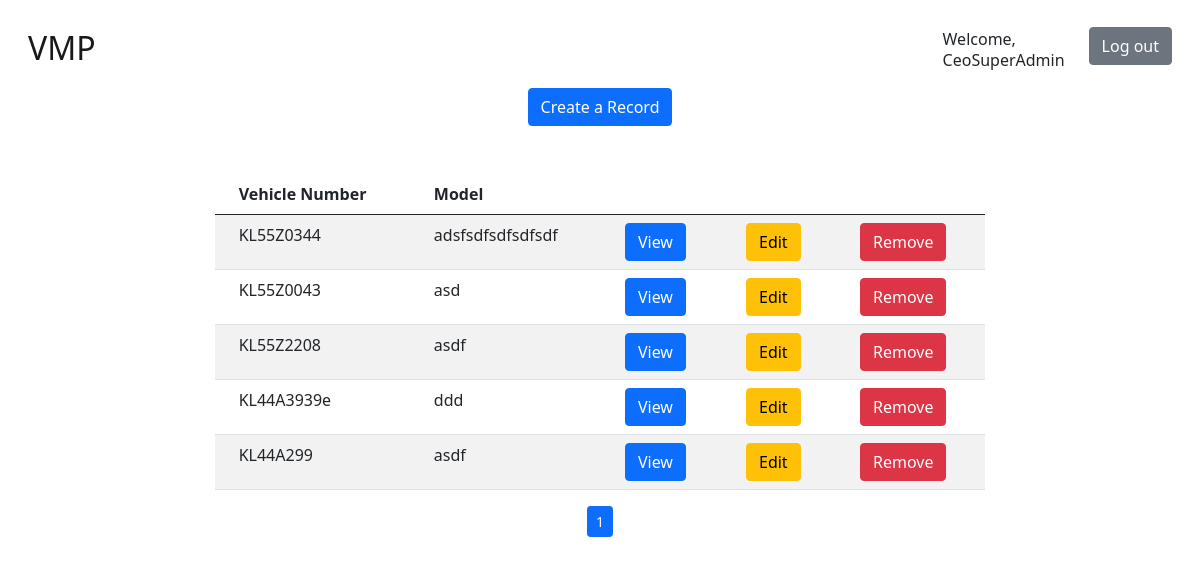
Page /home/?page=2 (signed in) on the earlier database version.
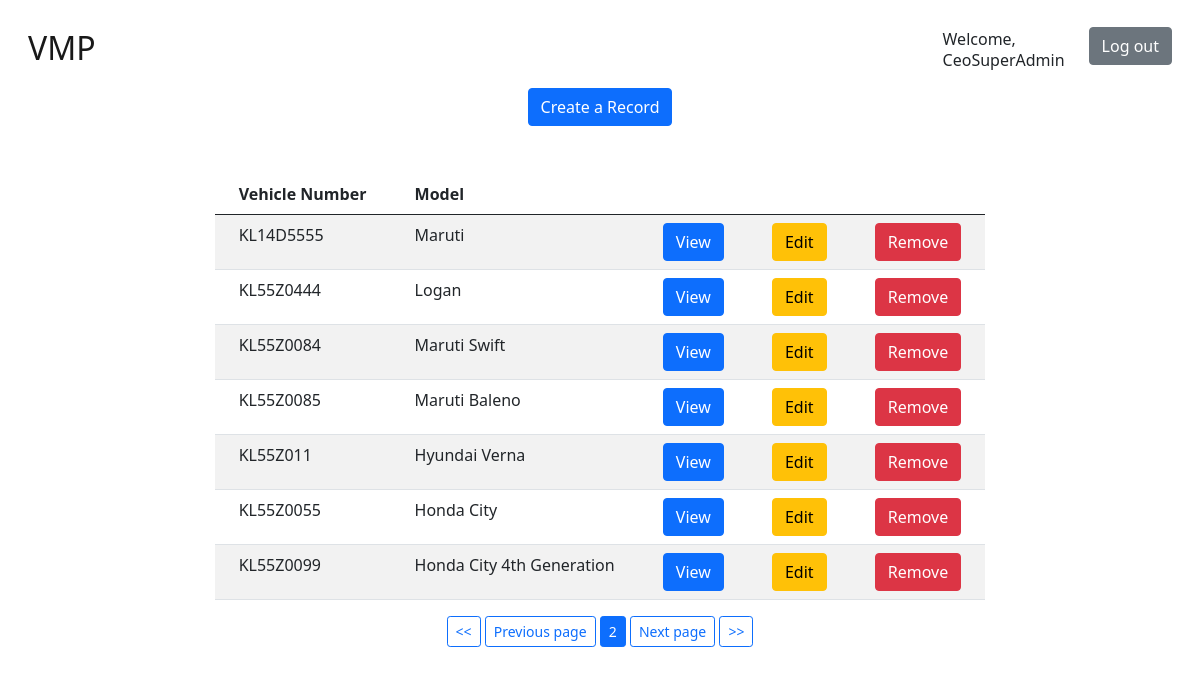
Same page on the later database version.
### basic/models.py (models this page shows, shortened)
class Vehicle(models.Model):
    alpha_numeric = RegexValidator(r'^[0-9a-zA-Z]*$', "Please enter only alphanumeric characters")
    types = (
        ('2','Two Wheeler'),
        ('3','Three Wheeler'),
        ('4','Four Wheeler')
    )
    number = models.CharField(max_length=50, blank=False, validators=[alpha_numeric], unique=True)
    v_type = models.CharField(max_length=1, choices=types)
    model = models.CharField(max_length=100)
    desc = models.TextField()

### basic/views.py (the view)
# urls.py: path('home/', views.homeView.as_view()   , name='home_page'),     # Home page
class homeView(LoginRequiredMixin, ListView):
    model = Vehicle
    template_name = 'basic/home.html'
    def get_context_data(self):
        context = {}
        objects = Vehicle.objects.all().order_by('id')
        page_obj = Paginator(objects, 7)
        page = self.request.GET.get('page')
        context['objects'] = page_obj.get_page(page)
        return context

### basic/templates/basic/home.html (shortened to what this page needs)
{% extends 'basic/base.html' %}
{% block content %}
    <div>
        <div class="row justify-content-center">
            {%if user.is_superuser%}
            <a href="{% url 'create' %}" class="col-auto">
                <button class="btn btn-primary">Create a Record</button>
            </a>
            {% endif %}
        </div>
        <center>
            <div class="row justify-content-center">
                <div class="col-8">
                    <table class="mt-5 table table-striped">
                        <thead>
                            <th class="px-4" scope="col">Vehicle Number</th>
                            <th class="px-4" scope="col">Model</th>
                            <th class="px-4" scope="col"></th>
                            {%if user.is_superuser or user.is_staff%}
                            <th class="px-4" scope="col"></th>
                            {%if user.is_superuser%}
                            <th class="px-4" scope="col"></th>
                            {% endif %}
                            {% endif %}
                        </thead>
                        <tbody>
                            {% for obj in objects %}
                            <tr>
                                <td class="px-4">{{obj.number}}</td>
                                <td class="px-4">{{obj.model}}</td>
                                <td class="px-4">
                                    <a href="{% url 'detail' obj.id %}">
                                        <button class="btn btn-primary"> View</button>
                                    </a>
                                </td>
                                {%if user.is_superuser or user.is_staff%}
                                <td class="px-4">
                                    <a href="{% url 'edit' obj.id %}">
                                        <button class="btn btn-warning"> Edit</button>
                                    </a>
                                </td>
                                {%if user.is_superuser%}
                                <td class="px-4">
                                    <form action="{% url 'delete' obj.id %}" method="post">
                                        <button
                                            class="btn btn-danger"
                                            type="submit"
                                            value="DELETE"
                                            onclick="alert('Are you sure?');"
                                        >
                                            Remove
                                        </button>
                                    </form>
                                </td>
                                {% endif %}
                                {% endif %}
                            </tr>
                            {% endfor %}
                        </tbody>
                    </table>
                </div>
            </div>
            {% if objects.has_previous %}
                <a href="?page=1" class="mr-3"><button class="btn btn-outline-primary btn-sm "> <<</button></a>
                <a href="?page={{ objects.previous_page_number }}"><button class="btn btn-outline-primary btn-sm"> Previous page</button></a>
            {% endif %}
            <button class="btn btn-primary btn-sm"> {{objects.number}}</button>
            {% if objects.has_next %}
                <a href="?page={{ objects.next_page_number }}"><button class="btn btn-outline-primary btn-sm"> Next page</button></a>
                <a href="?page={{ objects.paginator.num_pages }}"><button class="btn btn-outline-primary btn-sm"> >></button></a>
            {% endif %}
        </center>
{% endblock %}

Differences in the rows shown:
no longer on this page (row unchanged): Vehicle: number "KL55Z0344", model "adsfsdfsdfsdfsdf"
no longer on this page (row unchanged): Vehicle: number "KL55Z0043", model "asd"
no longer on this page (row unchanged): Vehicle: number "KL55Z2208", model "asdf"
no longer on this page (row unchanged): Vehicle: number "KL44A3939e", model "ddd"
no longer on this page (row unchanged): Vehicle: number "KL44A299", model "asdf"
added Vehicle: number "KL14D5555", model "Maruti"
added Vehicle: number "KL55Z0444", model "Logan"
added Vehicle: number "KL55Z0084", model "Maruti Swift"
added Vehicle: number "KL55Z0085", model "Maruti Baleno"
added Vehicle: number "KL55Z011", model "Hyundai Verna"
added Vehicle: number "KL55Z0055", model "Honda City"
added Vehicle: number "KL55Z0099", model "Honda City 4th Generation"
Other differences:
{{ objects.number }}: "1" → "2"
text now shown: "<< Previous page Next page >>"
